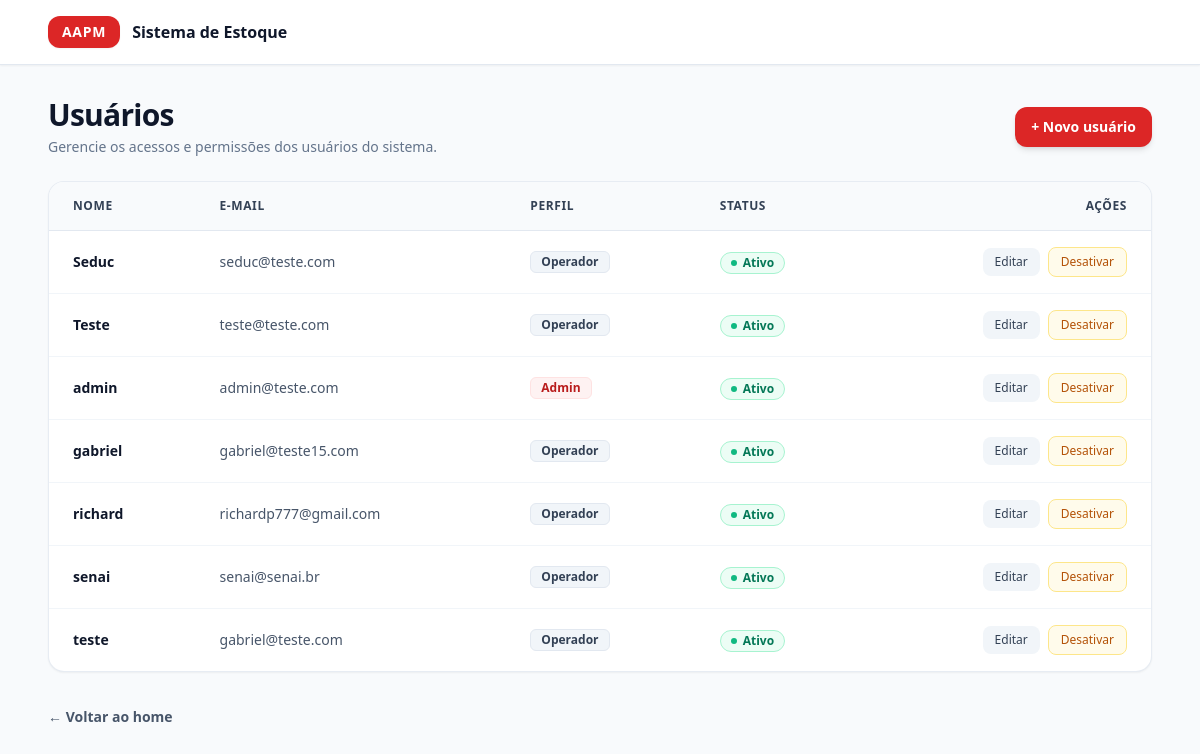
Page /usuarios/ (signed in) on the earlier database version.
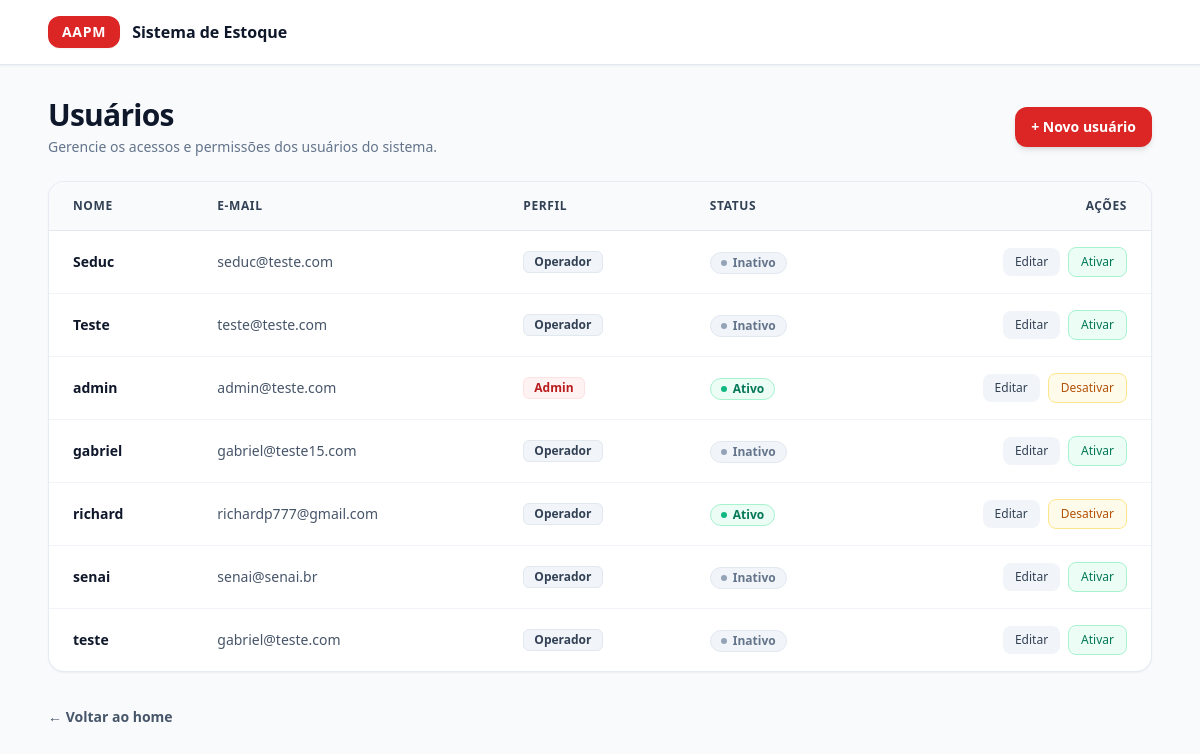
Same page on the later database version.
### app/models/usuarios.py (models this page shows)
class Usuario(Base):
    __tablename__ = "usuarios"
    id = Column(Integer, primary_key=True, autoincrement=True)
    nome = Column(String(100), nullable=False)
    email = Column(String(150), unique=True, nullable=False)
    senha_hash = Column(String(255), nullable=False)
    role = Column(String(20), nullable=False, default="operador")
    ativo = Column(Boolean, default=True)
    criando_em = Column(DateTime, server_default=func.now())

### app/controllers/usuario_controller.py (the view)
@router.get("/")
def listar_usuarios(
    request: Request,
    db: Session = Depends(get_db),
    admin = Depends(get_admin)  # bloqueia quem não é admin
):
    usuarios = db.query(Usuario).order_by(Usuario.nome).all()
    return templates.TemplateResponse(
        request,
        "usuarios/index.html",
        {
            "request": request,
            "usuario": admin,   # dados de quem está logado (para navbar)
            "usuarios": usuarios  # lista para exibir na tabela
        }
    )

### app/templates/usuarios/index.html (shortened to what this page needs)
<!DOCTYPE html>
<html lang="pt-br">
<head>
    <script src="https://cdn.tailwindcss.com"></script>
</head>
<body class="bg-slate-50 min-h-screen flex flex-col font-sans text-slate-800">
    <header class="w-full bg-white border-b border-slate-200 shadow-sm">
        <div class="max-w-6xl mx-auto px-6 py-4 flex items-center justify-between">
            <div class="flex items-center space-x-3">
                <div class="px-3.5 py-1.5 bg-red-600 text-white font-bold text-sm rounded-xl shadow-sm tracking-wider flex items-center justify-center">
                    AAPM
                </div>
                <span class="font-bold text-slate-900 text-base">Sistema de Estoque</span>
    </header>
    <main class="flex-1 max-w-6xl w-full mx-auto px-6 py-8 space-y-6">
        <div class="flex flex-col sm:flex-row sm:items-center sm:justify-between gap-4">
            <div>
                <h1 class="text-2xl sm:text-3xl font-extrabold text-slate-900 tracking-tight">Usuários</h1>
                <p class="text-slate-500 text-sm mt-1">Gerencie os acessos e permissões dos usuários do sistema.</p>
            </div>
            <a href="/usuarios/novo"
               class="inline-flex items-center justify-center px-4 py-2.5 bg-red-600 hover:bg-red-700 text-white font-semibold text-sm rounded-xl shadow-md hover:shadow-lg transition-all duration-200">
                + Novo usuário
            </a>
        </div>
        <div class="bg-white rounded-2xl shadow-sm border border-slate-200/80 overflow-hidden">
            <div class="overflow-x-auto">
                <table class="w-full text-left text-sm text-slate-600">
                    <thead class="bg-slate-50 border-b border-slate-200 text-slate-700 uppercase font-semibold text-xs tracking-wider">
                        <tr>
                            <th class="px-6 py-4">Nome</th>
                            <th class="px-6 py-4">E-mail</th>
                            <th class="px-6 py-4">Perfil</th>
                            <th class="px-6 py-4">Status</th>
                            <th class="px-6 py-4 text-right">Ações</th>
                        </tr>
                    </thead>
                    <tbody class="divide-y divide-slate-100">
                        {% for u in usuarios %}
                        <tr class="hover:bg-slate-50/80 transition-colors">
                            <td class="px-6 py-4 font-semibold text-slate-900 whitespace-nowrap">
                                {{ u.nome }}
                            </td>
                            <td class="px-6 py-4 text-slate-600 whitespace-nowrap">
                                {{ u.email }}
                            </td>
                            <td class="px-6 py-4 whitespace-nowrap">
                                <span class="inline-flex items-center px-2.5 py-0.5 rounded-md text-xs font-semibold capitalize
                                    {{ 'bg-red-50 text-red-700 border border-red-100' if u.role == 'admin' else 'bg-slate-100 text-slate-700 border border-slate-200' }}">
                                    {{ u.role }}
                                </span>
                            </td>
                            <td class="px-6 py-4 whitespace-nowrap">
                                <span class="inline-flex items-center gap-1.5 px-2.5 py-0.5 rounded-full text-xs font-semibold
                                    {{ 'bg-emerald-50 text-emerald-700 border border-emerald-200' if u.ativo else 'bg-slate-100 text-slate-500 border border-slate-200' }}">
                                    <span class="w-1.5 h-1.5 rounded-full {{ 'bg-emerald-500' if u.ativo else 'bg-slate-400' }}"></span>
                                    {{ "Ativo" if u.ativo else "Inativo" }}
                                </span>
                            </td>
                            <td class="px-6 py-4 text-right whitespace-nowrap">
                                <div class="inline-flex items-center justify-end gap-2">
                                    <a href="/usuarios/{{ u.id }}/editar"
                                       class="px-3 py-1.5 bg-slate-100 hover:bg-slate-200 text-slate-700 font-medium text-xs rounded-lg transition-colors">
                                        Editar
                                    </a>
                                    <form action="/usuarios/{{ u.id }}/toggle-ativo"
                                          method="post"
                                          class="inline">
                                        <button type="submit"
                                                class="px-3 py-1.5 font-medium text-xs rounded-lg transition-colors border
                                                    {{ 'bg-amber-50 hover:bg-amber-100 text-amber-700 border-amber-200' if u.ativo else 'bg-emerald-50 hover:bg-emerald-100 text-emerald-700 border-emerald-200' }}">
                                            {{ "Desativar" if u.ativo else "Ativar" }}
                                        </button>
                                    </form>
                                </div>
                            </td>
                        </tr>
                        {% endfor %}
                    </tbody>
                </table>
            </div>
        </div>
        <div class="pt-2">
            <a href="/" class="text-sm font-semibold text-slate-600 hover:text-red-600 transition-colors">
                ← Voltar ao home
            </a>
        </div>
    </main>
</body>
</html>

Differences in the rows shown:
changed Usuario "Seduc": ativo "Ativo" → "Inativo"; ativo "Desativar" → "Ativar"
changed Usuario "Teste": ativo "Ativo" → "Inativo"; ativo "Desativar" → "Ativar"
changed Usuario "gabriel": ativo "Ativo" → "Inativo"; ativo "Desativar" → "Ativar"
changed Usuario "senai": ativo "Ativo" → "Inativo"; ativo "Desativar" → "Ativar"
changed Usuario "teste": ativo "Ativo" → "Inativo"; ativo "Desativar" → "Ativar"
